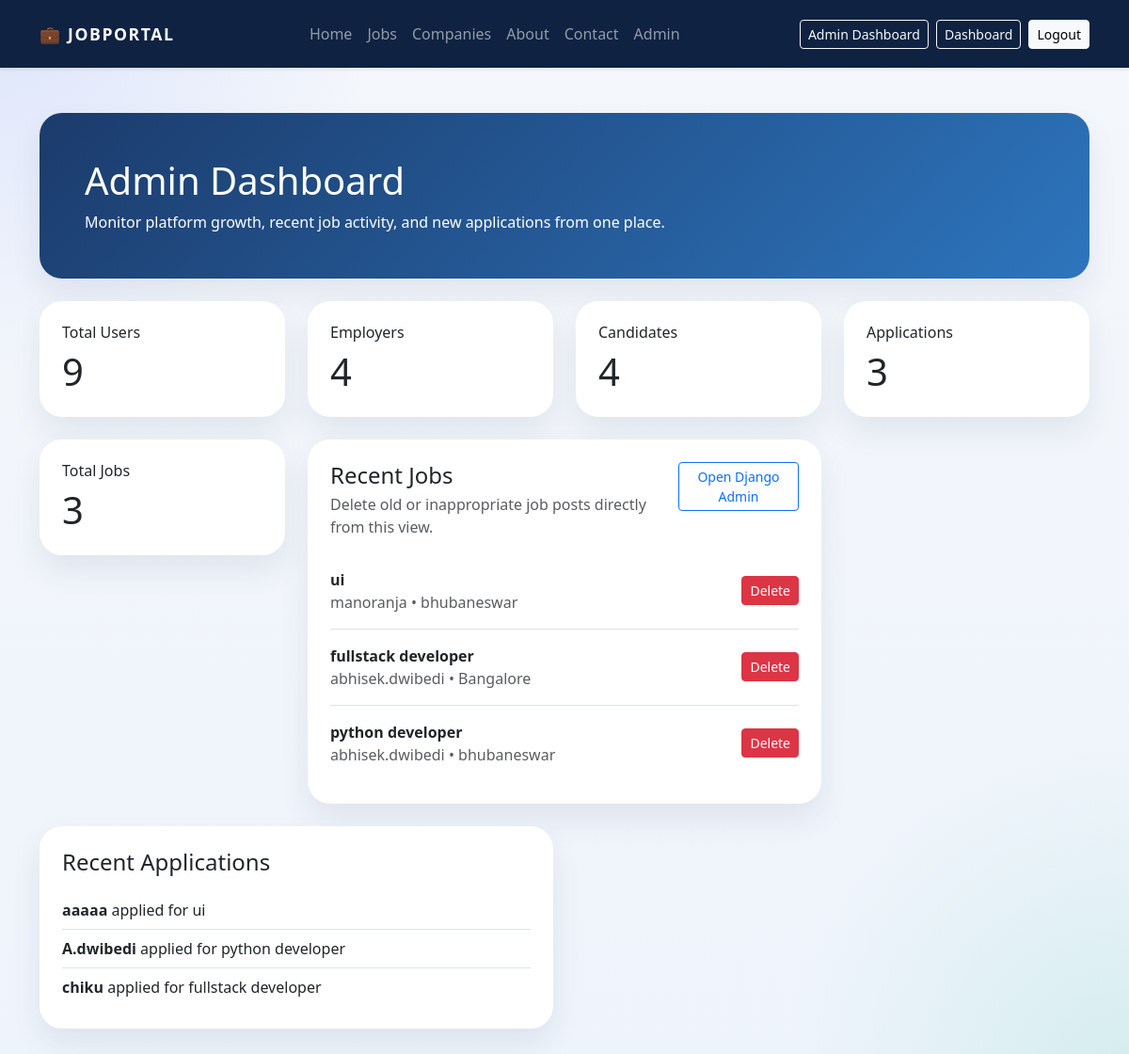
Before: /admin-dashboard/ (signed in) with the older database file.
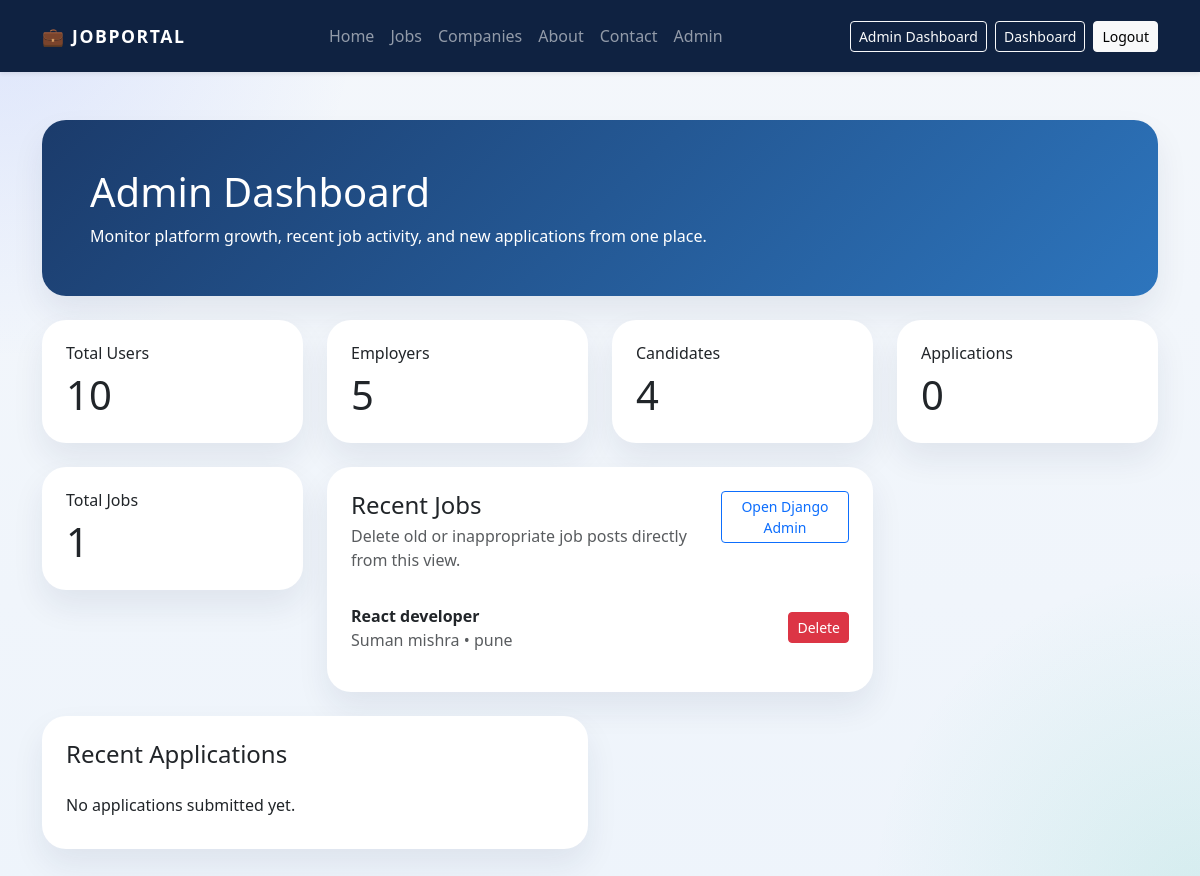
After: the same page with the newer database file.
### job/models.py (models this page shows, shortened)
class Job(models.Model):
    employer = models.ForeignKey(User, on_delete=models.CASCADE, related_name='jobs')
    title = models.CharField(max_length=200)
    description = models.TextField()
    location = models.CharField(max_length=100)
    salary = models.IntegerField()
    created_at = models.DateTimeField(auto_now_add=True)

class Application(models.Model):
    job = models.ForeignKey(Job, on_delete=models.CASCADE, related_name='applications')
    applicant = models.ForeignKey(User, on_delete=models.CASCADE, related_name='applications')
    resume = models.FileField(upload_to='resumes/')
    applied_at = models.DateTimeField(auto_now_add=True)
    class Meta:
        constraints = [
            models.UniqueConstraint(fields=['job', 'applicant'], name='unique_job_application')
        ]

### job/views.py (the view)
# urls.py: path('admin-dashboard/', views.admin_dashboard, name='admin_dashboard'),
@login_required
@user_passes_test(lambda user: user.is_staff or user.is_superuser)
def admin_dashboard(request):
    return render(
        request,
        'admin_dashboard.html',
        {
            'total_users': User.objects.count(),
            'total_employers': UserProfile.objects.filter(role=UserProfile.EMPLOYER).count(),
            'total_candidates': UserProfile.objects.filter(role=UserProfile.CANDIDATE).count(),
            'total_jobs': Job.objects.count(),
            'total_applications': Application.objects.count(),
            'recent_jobs': Job.objects.select_related('employer').order_by('-created_at')[:5],
            'recent_applications': Application.objects.select_related('job', 'applicant').order_by('-applied_at')[:5],
        },
    )

### job/templates/admin_dashboard.html (shortened to what this page needs)
{% extends 'base.html' %}
{% block content %}
<div class="row g-4">
    <div class="col-12">
        <div class="card dashboard-card accent-panel">
            <div class="card-body p-4 p-lg-5">
                <h1 class="display-6 mb-2">Admin Dashboard</h1>
                <p class="mb-0">Monitor platform growth, recent job activity, and new applications from one place.</p>
            </div>
        </div>
    </div>
    <div class="col-sm-6 col-xl-3">
        <a href="{% url 'admin_users' %}" class="text-decoration-none text-reset">
            <div class="card dashboard-card">
                <div class="card-body p-4">
                    <h6>Total Users</h6>
                    <p class="display-6 mb-0">{{ total_users }}</p>
                </div>
            </div>
        </a>
    </div>
    <div class="col-sm-6 col-xl-3">
        <a href="{% url 'admin_users' %}?role=employer" class="text-decoration-none text-reset">
            <div class="card dashboard-card">
                <div class="card-body p-4">
                    <h6>Employers</h6>
                    <p class="display-6 mb-0">{{ total_employers }}</p>
                </div>
            </div>
        </a>
    </div>
    <div class="col-sm-6 col-xl-3">
        <a href="{% url 'admin_users' %}?role=candidate" class="text-decoration-none text-reset">
            <div class="card dashboard-card">
                <div class="card-body p-4">
                    <h6>Candidates</h6>
                    <p class="display-6 mb-0">{{ total_candidates }}</p>
                </div>
            </div>
        </a>
    </div>
    <div class="col-sm-6 col-xl-3">
        <a href="{% url 'admin_applications' %}" class="text-decoration-none text-reset">
            <div class="card dashboard-card">
                <div class="card-body p-4">
                    <h6>Applications</h6>
                    <p class="display-6 mb-0">{{ total_applications }}</p>
                </div>
            </div>
        </a>
    </div>
    <div class="col-sm-6 col-xl-3">
        <a href="{% url 'admin_jobs' %}" class="text-decoration-none text-reset">
            <div class="card dashboard-card">
                <div class="card-body p-4">
                    <h6>Total Jobs</h6>
                    <p class="display-6 mb-0">{{ total_jobs }}</p>
                </div>
            </div>
        </a>
    </div>
    <div class="col-lg-6">
        <div class="card dashboard-card h-100">
            <div class="card-body p-4">
                <div class="d-flex align-items-start justify-content-between mb-3">
                    <div>
                        <h4 class="mb-1">Recent Jobs</h4>
                        <p class="text-muted mb-0">Delete old or inappropriate job posts directly from this view.</p>
                    </div>
                    <a class="btn btn-sm btn-outline-primary" href="{% url 'admin:index' %}">Open Django Admin</a>
                </div>
                <ul class="list-group list-group-flush">
                    {% for job in recent_jobs %}
                        <li class="list-group-item px-0 py-3 d-flex justify-content-between align-items-center">
                            <div>
                                <strong>{{ job.title }}</strong><br>
                                <span class="text-muted">{{ job.employer.username }} • {{ job.location }}</span>
                            </div>
                            <form method="post" action="{% url 'delete_job' job.id %}">
                                <button type="submit" class="btn btn-sm btn-danger">Delete</button>
                            </form>
                        </li>
                    {% empty %}
                        <li class="list-group-item px-0">No jobs posted yet.</li>
                    {% endfor %}
                </ul>
            </div>
        </div>
    </div>
    <div class="col-lg-6">
        <div class="card dashboard-card h-100">
            <div class="card-body p-4">
                <h4 class="mb-3">Recent Applications</h4>
                <ul class="list-group list-group-flush">
                    {% for application in recent_applications %}
                        <li class="list-group-item px-0">
                            <strong>{{ application.applicant.username }}</strong> applied for {{ application.job.title }}
                        </li>
                    {% empty %}
                        <li class="list-group-item px-0">No applications submitted yet.</li>
                    {% endfor %}
                </ul>
            </div>
        </div>
    </div>
</div>
{% endblock %}

### job/templates/base.html (shortened to what this page needs)
<!DOCTYPE html>
<html lang="en">
<head>
    <link href="https://cdn.jsdelivr.net/npm/bootstrap@5.3.3/dist/css/bootstrap.min.css" rel="stylesheet">
</head>
<body>
    <nav class="navbar navbar-expand-lg navbar-dark shadow-sm">
        <div class="container py-2">
            <a class="navbar-brand" href="{% url 'home' %}"><span>💼</span>JOBPORTAL</a>
            <div class="collapse navbar-collapse" id="mainNavbar">
                <ul class="navbar-nav mx-auto mb-2 mb-lg-0">
                    <li class="nav-item"><a class="nav-link" href="{% url 'home' %}#home">Home</a></li>
                    <li class="nav-item"><a class="nav-link" href="{% url 'home' %}#jobs">Jobs</a></li>
                    <li class="nav-item"><a class="nav-link" href="{% url 'home' %}#companies">Companies</a></li>
                    <li class="nav-item"><a class="nav-link" href="{% url 'home' %}#about">About</a></li>
                    <li class="nav-item"><a class="nav-link" href="{% url 'home' %}#contact">Contact</a></li>
                    <li class="nav-item"><a class="nav-link" href="{% url 'admin:index' %}">Admin</a></li>
                </ul>
                <div class="d-flex align-items-center gap-2">
                    {% if request.user.is_authenticated %}
                        {% if request.user.is_staff or request.user.is_superuser %}
                            <a class="btn btn-outline-light btn-sm" href="{% url 'admin_dashboard' %}">Admin Dashboard</a>
                        {% endif %}
                        <a class="btn btn-outline-light btn-sm" href="{% url 'dashboard' %}">Dashboard</a>
                        <a class="btn btn-light btn-sm" href="{% url 'logout' %}">Logout</a>
                    {% else %}
                        <a class="btn btn-outline-light btn-sm" href="{% url 'login' %}">Login</a>
                        <a class="btn btn-light btn-sm" href="{% url 'signup' %}">Sign Up</a>
                    {% endif %}
                </div>
            </div>
        </div>
    </nav>
    <main class="container py-5">
        {% block content %}{% endblock %}
    </main>
</body>
</html>

### job/templates/base.html (style rules this page uses)
html { scroll-behavior: smooth; }
body { background: radial-gradient(circle at top left, rgba(81, 119, 255, 0.14), transparent 24%), radial-gradient(circle at bottom right, rgba(28, 183, 150, 0.12), transparent 22%), linear-gradient(180deg, #f4f7fb 0%, #eef4fb 100%); color: #1f2937; min-height: 100vh; }
.navbar { background-color: #0f2241; }
.navbar-brand { font-weight: 700; letter-spacing: 0.09em; font-size: 1.1rem; }
.navbar-brand span { margin-right: 0.4rem; }
.hero-card, .dashboard-card, .job-card, .form-card, .stats-card { border: 0; border-radius: 1.5rem; transition: transform 0.25s ease, box-shadow 0.25s ease; box-shadow: 0 1rem 2rem rgba(24, 39, 75, 0.08); }
.accent-panel { background: linear-gradient(135deg, #1b3b6b 0%, #2d75bd 100%); color: #fff; }

Changed rows visible on the page:
removed Job: title "ui", employer.username "manoranja", location "bhubaneswar"
removed Job: title "fullstack developer", employer.username "abhisek.dwibedi", location "Bangalore"
removed Job: title "python developer", employer.username "abhisek.dwibedi", location "bhubaneswar"
removed Application: applicant.username "aaaaa", job "ui"
removed Application: applicant.username "A.dwibedi", job "python developer"
removed Application: applicant.username "chiku", job "fullstack developer"
added Job: title "React developer", employer.username "Suman mishra", location "pune"
Other visible differences:
{{ total_users }}: "9" → "10"
{{ total_employers }}: "4" → "5"
{{ total_applications }}: "3" → "0"
{{ total_jobs }}: "3" → "1"
text now shown: "No applications submitted yet."
